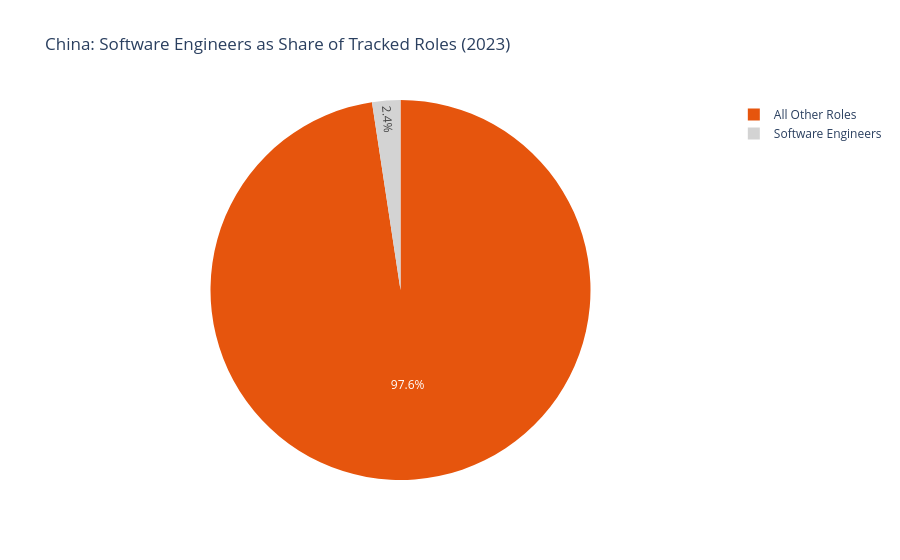

The notebook cell this image was saved under:
### Code cell
swe_k = vol[vol['role'] == 'software_engineer']['employed_thousands'].values[0]
other_k = vol[vol['role'] != 'software_engineer']['employed_thousands'].sum()
pie_df = pd.DataFrame({'category': ['Software Engineers', 'All Other Roles'], 'employed': [swe_k, other_k]})
fig2 = px.pie(pie_df, values='employed', names='category',
    title='China: Software Engineers as Share of Tracked Roles (2023)',
    color_discrete_sequence=['#e6550d', '#d3d3d3'])
fig2.show()

### Figure 1 — Plotly figure (JSON) as saved in the notebook; plotly's stock layout.template omitted (floating-point values rounded to 4 significant figures)
{"data": [{"domain": {"x": [0.0, 1.0], "y": [0.0, 1.0]}, "hovertemplate": "category=%{label}<br>employed=%{value}<extra></extra>", "labels": ["Software Engineers", "All Other Roles"], "legendgroup": "", "name": "", "showlegend": true, "type": "pie", "values": [10000, 406670]}], "layout": {"legend": {"tracegroupgap": 0}, "piecolorway": ["#e6550d", "#d3d3d3"], "title": {"text": "China: Software Engineers as Share of Tracked Roles (2023)"}}}
